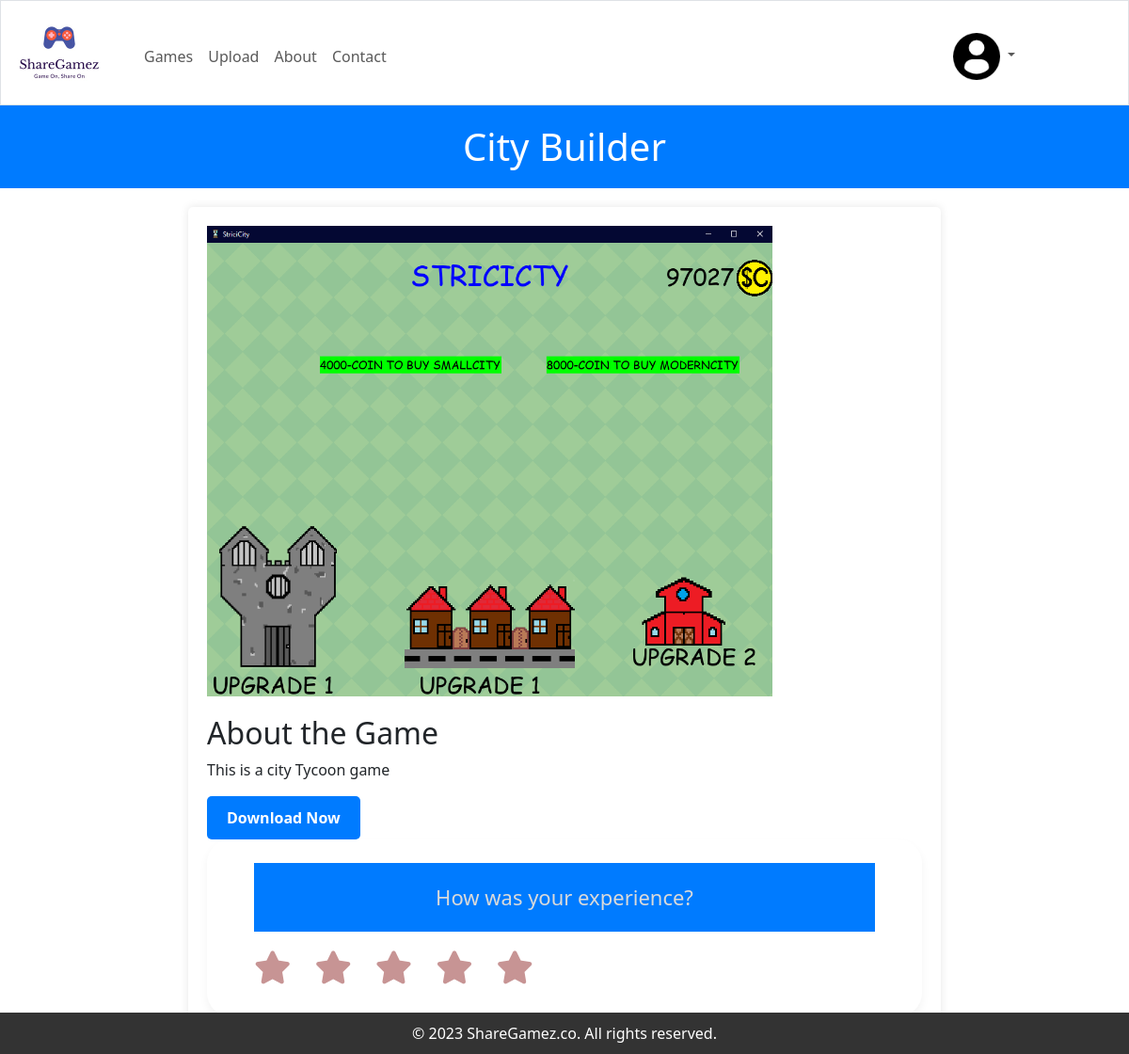
/game/2 (signed in), run on the app's committed database.
### tables this page shows
CREATE TABLE games(id INTEGER PRIMARY KEY AUTOINCREMENT NOT NULL,user_id INTEGER NOT NULL,name,filename TEXT, rating NUMERIC,description TEXT,video TEXT,image TEXT);

### app.py (the view)
@app.route('/game/<int:game_id>',methods=["POST","GET"])
def game_page(game_id):
    game = db.execute("SELECT *FROM games WHERE id=?",game_id)[0]
    if request.method == "POST":
        rating = request.form.get("userRating")
        rating= int(rating)
        current_rating = db.execute("SELECT rating FROM games WHERE id = ?",game_id)[0]["rating"]
        total = 0
        if not current_rating:
            total = rating
        else:
            current_rating = float(current_rating)
            total = round((current_rating +rating)/2,2)
        db.execute("UPDATE games SET rating =? WHERE id=?",total,game_id)
        return render_template("game_page.html", game=game)
    else:
        return render_template("game_page.html", game=game)

### templates/game_page.html (shortened to what this page needs)
{% extends "layout.html" %}
{% block body %}
<header>
    <h1 class="header-da">{{game["name"]}}</h1>
</header>
<div class="container-game">
    {% if game["image"] %}
    <img class="game-image" src="{{url_for('static',filename="uploads/" + game["image"])}}" alt="Game Screenshot">
    {% endif %}
    <h2>About the Game</h2>
    <p>{{game["description"]}}</p>
    <a class="btn" href="{{ url_for('download_file', filename=game["filename"]) }}">Download Now</a>
    <div class="rating-box">
        <header class="header-da">How was your experience?</header>
        <div class="stars">
            <i class="fas fa-star"></i>
            <i class="fas fa-star"></i>
            <i class="fas fa-star"></i>
            <i class="fas fa-star"></i>
            <i class="fas fa-star"></i>
        </div>
    </div>
{% endblock %}

### static/style.css (style rules this page uses)
body { background-image: url('background.jpeg') }
.header-da { background-color: #007BFF; color: #fff; padding: 20px; text-align: center; }
.container-game { max-width: 800px; margin: 20px auto; background-color: #fff; padding: 20px; box-shadow: 0px 0px 10px rgba(0, 0, 0, 0.1); border-radius: 5px; }
.game-image { max-width: 100%; height: 500px; margin-bottom: 20px; }
.btn { display: inline-block; padding: 10px 20px; background-color: #007BFF; color: #fff; text-decoration: none; border-radius: 5px; font-weight: bold; transition: background-color 0.3s ease; }
.rating-box { position: relative; background: #fff; padding: 25px 50px 35px; border-radius: 25px; box-shadow: 0 5px 10px rgba(0, 0, 0, 0.05); }
.rating-box header { font-size: 22px; color: #dadada; font-weight: 500; margin-bottom: 20px; text-align: center; }
.rating-box .stars { display: flex; align-items: center; gap: 25px; }
.stars i { color: #c79494; font-size: 35px; cursor: pointer; transition: color 0.2s ease; }

### data on the page
games: name "City Builder", image (picture), description "This is a city Tycoon game"
